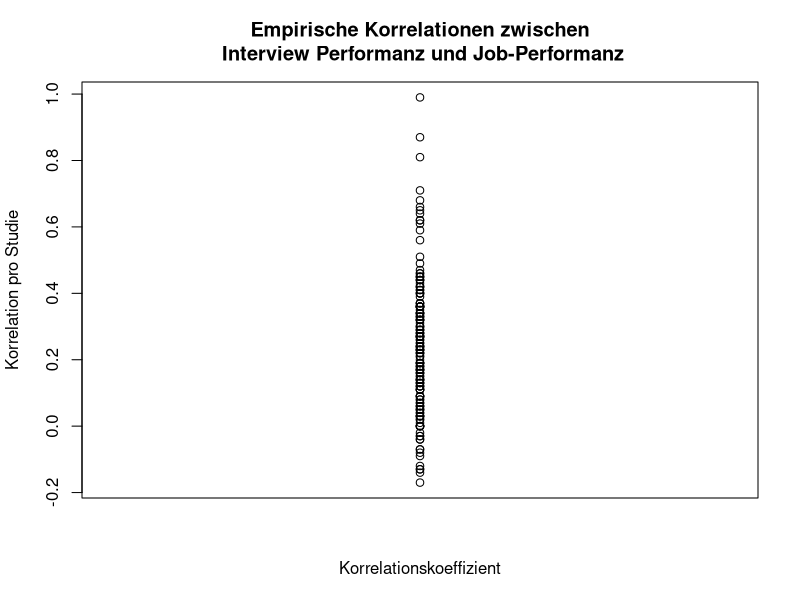
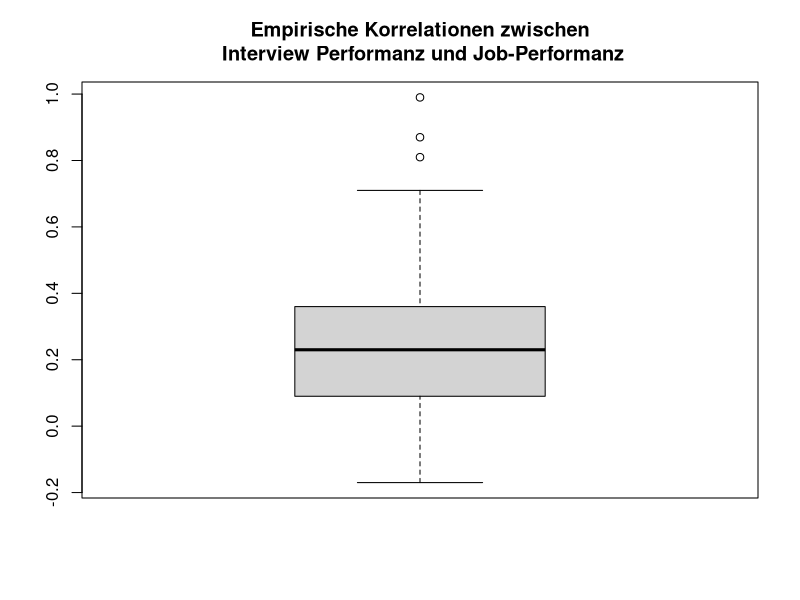
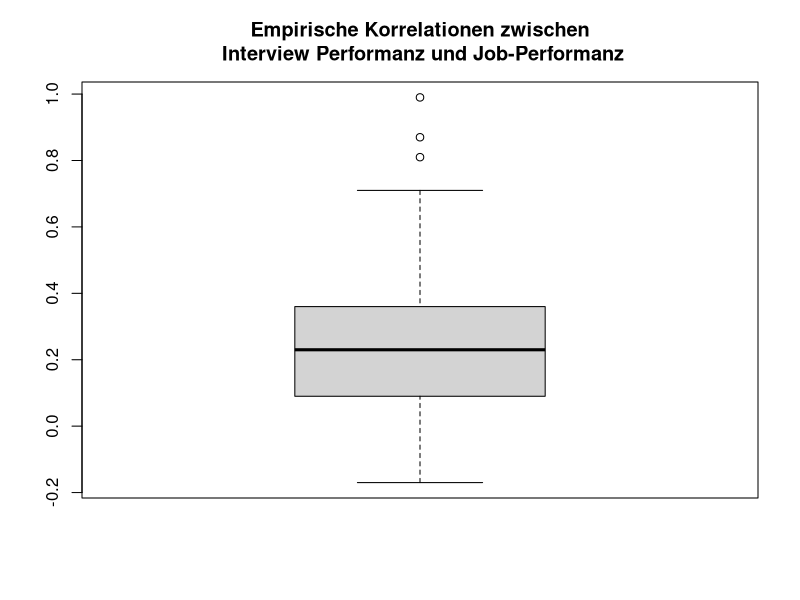
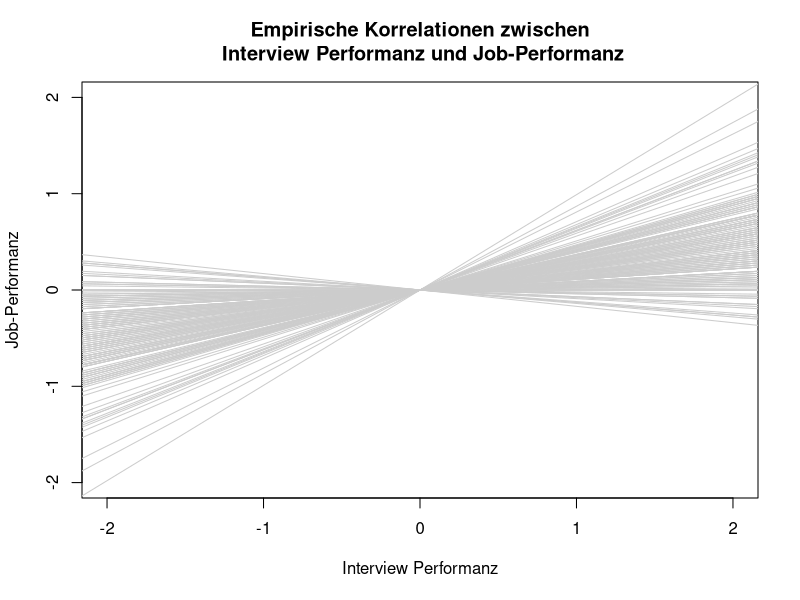
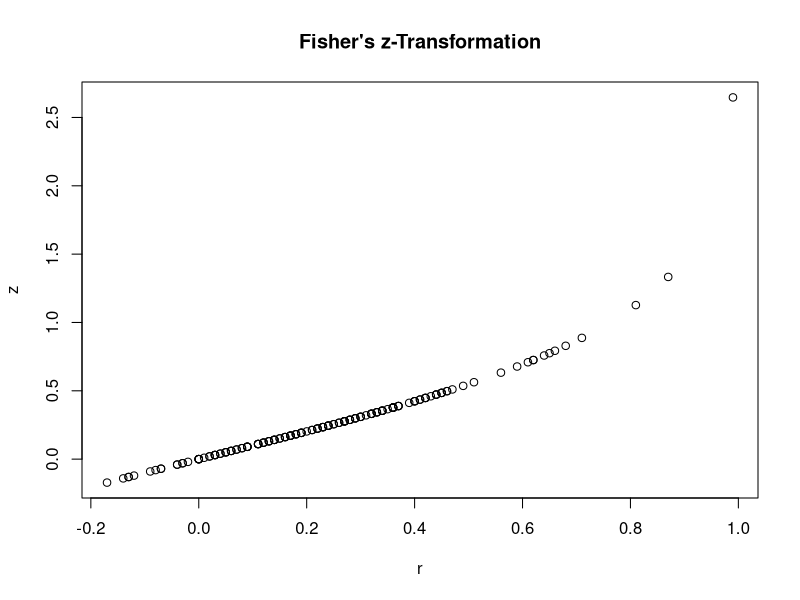
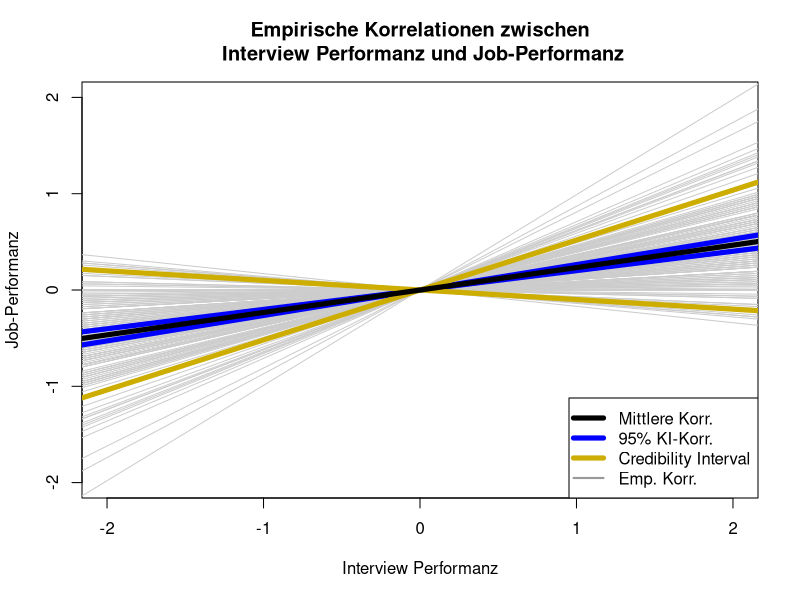
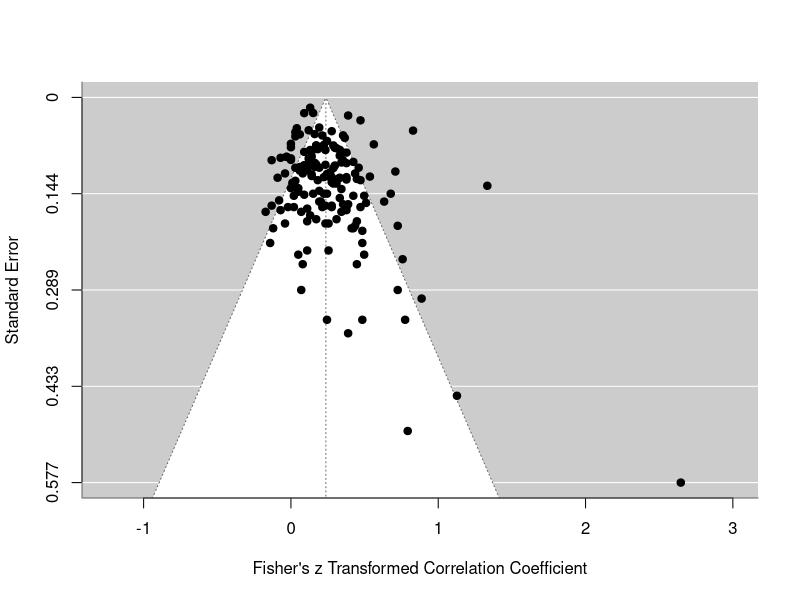
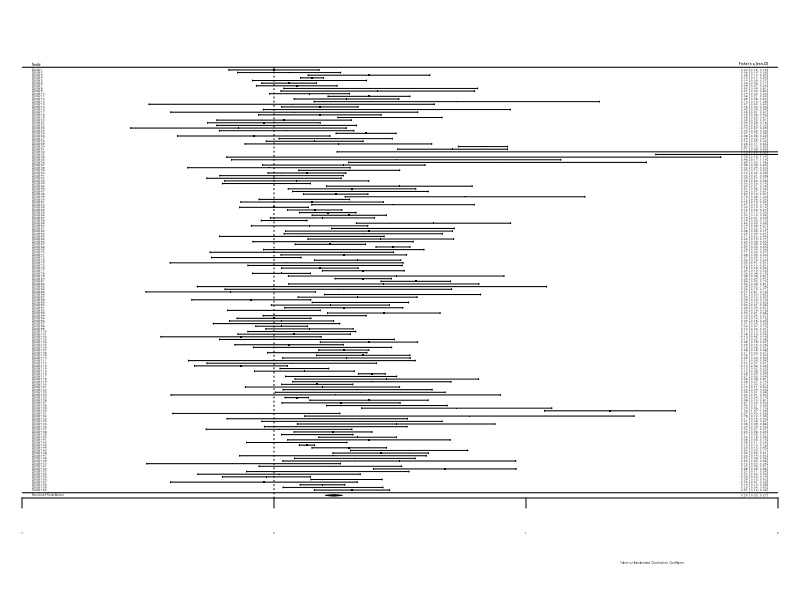

Write R code to recreate these figures, in order.
## ---- chunk 1
# Vorbereitungen
knitr::opts_chunk$set(echo = TRUE, fig.align = "center")
library(ggplot2) # ggplot2 und dplyr werden nur für Grafiken benötigt
## ---- chunk 2
library(metafor)
## ---- chunk 3
help("metafor")
## ---- chunk 4
?dat.mcdaniel1994 # Studies on the Validity of Employment Interviews
## ---- chunk 5
head(dat.mcdaniel1994)
names(dat.mcdaniel1994)
## ---- chunk 6
dat.mcdaniel1994$ri
## ---- chunk 7
summary(dat.mcdaniel1994$ri)
## ---- chunk 8
plot(rep(1,length(dat.mcdaniel1994$ri)), dat.mcdaniel1994$ri, xaxt = "n", xlab = "Korrelationskoeffizient", ylab = "Korrelation pro Studie",
     main = "Empirische Korrelationen zwischen\n Interview Performanz und Job-Performanz")
## ---- chunk 9
boxplot(dat.mcdaniel1994$ri, main = "Empirische Korrelationen zwischen\n Interview Performanz und Job-Performanz")
## ---- chunk 10
boxplot_cors <- boxplot(dat.mcdaniel1994$ri, main = "Empirische Korrelationen zwischen\n Interview Performanz und Job-Performanz")
## ---- chunk 11
plot(NA, xlim = c(-2,2), ylim = c(-2,2), xlab = "Interview Performanz", ylab = "Job-Performanz",
     main = "Empirische Korrelationen zwischen\n Interview Performanz und Job-Performanz")
for(i in 1:length(dat.mcdaniel1994$ri))
{
     abline(a = 0, b = dat.mcdaniel1994$ri[i], col = "grey80")
}
## ---- chunk 12
data_transformed <- escalc(measure="ZCOR", ri=ri, ni=ni, data=dat.mcdaniel1994, var.names = c("z_ri", "v_ri"))
head(data_transformed)
## ---- chunk 13
data_transformed_2 <- escalc(measure="ZCOR", ri=dat.mcdaniel1994$ri, ni=dat.mcdaniel1994$ni, var.names = c("z_ri", "v_ri"))
head(data_transformed_2)
## ---- chunk 14
1:4
data_transformed$v_ri[1:4]
1/(dat.mcdaniel1994$ni - 3)[1:4] 
## ---- chunk 15
plot(x = data_transformed$ri, y = data_transformed$z_ri, xlab = "r", ylab = "z",
     main = "Fisher's z-Transformation")
## ---- chunk 16
REM <- rma(yi = z_ri, vi = v_ri, data=data_transformed)
REM
## ---- chunk 17
names(REM)
## ---- chunk 18
REM$b
REM$tau2
## ---- chunk 19
predict(REM, transf=transf.ztor)
## ---- chunk 20
pred_REM <- predict(REM, transf=transf.ztor)
names(pred_REM)
pred_REM$pred # retransformierter gepoolter Korrelationskoeffizient
## ---- chunk 21
plot(NA, xlim = c(-2,2), ylim = c(-2,2), xlab = "Interview Performanz", ylab = "Job-Performanz",
     main = "Empirische Korrelationen zwischen\n Interview Performanz und Job-Performanz")
for(i in 1:length(dat.mcdaniel1994$ri))
{
     abline(a = 0, b = dat.mcdaniel1994$ri[i], col = "grey80")
}
abline(a = 0, b = pred_REM$ci.lb, col = "blue", lwd = 5)
abline(a = 0, b = pred_REM$ci.ub, col = "blue", lwd = 5)
abline(a = 0, b = pred_REM$cr.lb, col = "gold3", lwd = 5)
abline(a = 0, b = pred_REM$cr.ub, col = "gold3", lwd = 5)
abline(a = 0, b = pred_REM$pred, col = "black", lwd = 5)
legend(x = "bottomright", col = c("black", "blue", "gold3", "grey60"), pch = NA, lwd = c(5,5,5,2),
       legend = c("Mittlere Korr.", "95% KI-Korr.", "Credibility Interval", "Emp. Korr."))
## ---- chunk 22
# funnel plot
funnel(REM)
## ---- chunk 23
# forest plot
forest(REM, xlim = c(-1, 2))
## ---- chunk 24
# kumulativer Forest Plot
forest(cumul.rma.uni(REM), xlim = c(-1, 2))
## ---- chunk 25
REM20 <- rma(yi = z_ri, vi = v_ri, data=data_transformed[1:20, ]) # wähle Studie 1 bis 20
# forest plot
forest(REM20, xlim = c(-1, 2))
# kumulativer Forest Plot
forest(cumul.rma.uni(REM20), xlim = c(-1, 2))
## ---- chunk 26
data_transformed$type
plot(z_ri ~ factor(type), data=data_transformed, col = c("blue", "gold3", "red"), xlab = "Interviewtyp",
     ylab = "z-transformierte Korrelation", main = "z-transformierte Korrelation pro Interviewtyp")
plot(ri ~ factor(type), data=data_transformed, col = c("blue", "gold3", "red"), xlab = "Interviewtyp",
     ylab = "Korrelation", main = "Korrelation pro Interviewtyp")
## ---- chunk 27
MEM_type <- rma(yi = z_ri, vi = v_ri, mods = ~ factor(type), data = data_transformed)
MEM_type
## ---- chunk 28
cat("Error in anova.rma(REM, MEM_type) : Observed outcomes and/or sampling 
 variances not equal in the full and reduced model.")
## ---- chunk 29
is.na(data_transformed$type)        # fehlt ein Wert = TRUE
which(is.na(data_transformed$type)) # welche Werte fehlen?
## ---- chunk 30
dim(data_transformed)
data_transformed_clean_type <- data_transformed[!is.na(data_transformed$type), ]
dim(data_transformed_clean_type)
## ---- chunk 31
REM_reduced_type <- rma(yi = z_ri, vi = v_ri, data = data_transformed_clean_type)
REM_reduced_type
## ---- chunk 32
cat("Warning in anova.rma(REM_reduced_type, MEM_type): Models with different fixed
 effects. REML comparisons are not meaningful.")
## ---- chunk 33
REM_reduced_type_ML <- rma(yi = z_ri, vi = v_ri, data = data_transformed_clean_type, method = "ML")
MEM_type_ML <- rma(yi = z_ri, vi = v_ri, mods = ~ factor(type), data=data_transformed_clean_type, method = "ML")
anova(REM_reduced_type_ML, MEM_type_ML)
## ---- chunk 34
MEM_type_ML
## ---- chunk 35
plot(NA, xlim = c(-2,2), ylim = c(-2,2), xlab = "Interview Performanz", ylab = "Job-Performanz",
     main = "Empirische Korrelationen zwischen\n Interview Performanz und Job-Performanz") # erzeuge einen leeren Plot mit vorgegbenen Achsenabschnitten
for(i in 1:length(dat.mcdaniel1994$ri))
{
     abline(a = 0, b = dat.mcdaniel1994$ri[i], col = "grey80") # füge Gerade pro Studie hinzu
}
## ---- chunk 36
plot(NA, xlim = c(-2,2), ylim = c(-2,2), xlab = "Interview Performanz", ylab = "Job-Performanz",
     main = "Empirische Korrelationen zwischen\n Interview Performanz und Job-Performanz") # erzeuge einen leeren Plot mit vorgegbenen Achsenabschnitten
for(i in 1:length(dat.mcdaniel1994$ri))
{
     abline(a = 0, b = dat.mcdaniel1994$ri[i], col = "grey80") # füge Gerade pro Studie hinzu
}
abline(a = 0, b = pred_REM$ci.lb, col = "blue", lwd = 5)
abline(a = 0, b = pred_REM$ci.ub, col = "blue", lwd = 5)
abline(a = 0, b = pred_REM$cr.lb, col = "gold3", lwd = 5)
abline(a = 0, b = pred_REM$cr.ub, col = "gold3", lwd = 5)
abline(a = 0, b = pred_REM$pred, col = "black", lwd = 5)
legend(x = "bottomright", col = c("black", "blue", "gold3", "grey60"), pch = NA, lwd = c(5,5,5,2),
       legend = c("Mittlere Korr.", "95% KI-Korr.", "Credibility Interval", "Emp. Korr.")) # Legende für Farbzuordnung
## ---- chunk 37
head(dat.bangertdrowns2004)
dat.bangertdrowns2004$yi # std. Mittelwertsdiff.
dat.bangertdrowns2004$ni # n
dat.bangertdrowns2004$vi # Varianz
## ---- chunk 38
sum(dat.bangertdrowns2004$ni*dat.bangertdrowns2004$yi)/sum(dat.bangertdrowns2004$ni)
## ---- chunk 39
rma_n_FE <- rma(yi = yi, vi =  1/ni, data = dat.bangertdrowns2004, method = "FE")
summary(rma_n_FE)
## ---- chunk 40
rma_n_RE <- rma(yi = yi, vi =  1/ni, data = dat.bangertdrowns2004)
summary(rma_n_RE)
## ---- chunk 41
rma_vi_RE <- rma(yi = yi, vi =  vi, data = dat.bangertdrowns2004)
summary(rma_vi_RE)
## ---- chunk 42
plot(dat.bangertdrowns2004$ni, dat.bangertdrowns2004$vi, pch = 16, col = "blue", cex = 1.5, xlab = expression(n[i]), ylab = expression(v[i]), main = expression(v[i]~"v.s."~n[i]))
